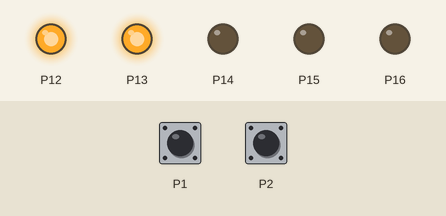
Simulated run of this program. Board: BBC micro:bit (MakeCode). On the bench: output pins drawn as LEDs (lit = HIGH). Dashed ring = blinking. Inputs (shaded band) come from the test bench; at power-on: P1 LOW, P2 LOW.

Above: at 1.2 s.
1.3 s: P1 pulled HIGH for 0.15 s
At 2.6 s:
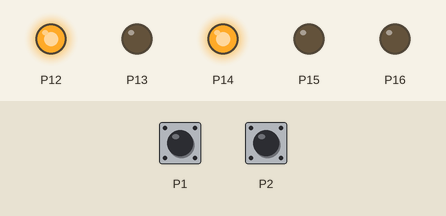
4.4 s: P2 pulled HIGH for 3.2 s
At 6.3 s:
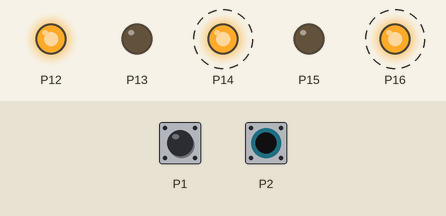
9.9 s: P2 pulled HIGH for 0.15 s
At 10.3 s:
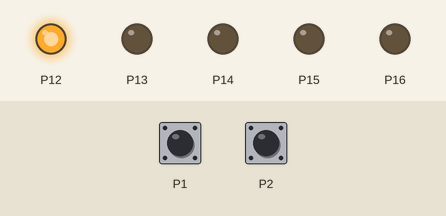
13.0 s: P2 pulled HIGH for 1 s
At 14.9 s:
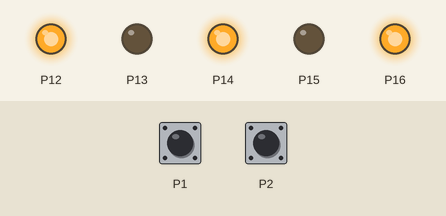
Timing chart, 0 to 16.5 s (numbered marks = the images above; inputs shaded):
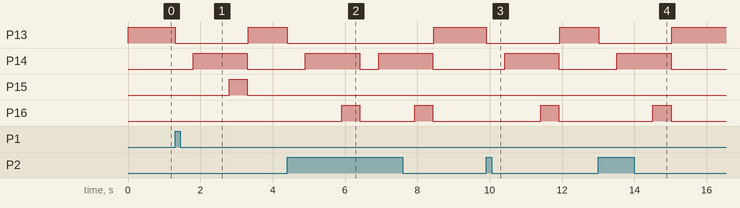

Measured:
- after the input at 1.3 s, P13: HIGH → LOW at once, → HIGH 2.0 s later; P14: LOW → HIGH after 0.50 s, → LOW 1.5 s later; P15: LOW → HIGH after 1.5 s, → LOW 0.50 s later
- after the input at 4.4 s, P13: HIGH → LOW at once, → HIGH 4.0 s later; P14: alternates HIGH for 1.5 s and LOW for 0.52 s, starting after 0.51 s; P16: alternates HIGH for 0.50 s and LOW for 1.5 s, starting after 1.5 s
- after the input at 9.9 s, P13: HIGH → LOW at once, → HIGH 2.0 s later; P14: LOW → HIGH after 0.51 s, → LOW 1.5 s later; P16: LOW → HIGH after 1.5 s, → LOW 0.50 s later
- after the input at 13.0 s, P13: HIGH → LOW at once, → HIGH 2.0 s later; P14: LOW → HIGH after 0.51 s, → LOW 1.5 s later; P16: LOW → HIGH after 1.5 s, → LOW 0.50 s later

The program:

main.ts
```typescript
function 右をむく () {
    pins.digitalWritePin(DigitalPin.P15, 0)
    pins.digitalWritePin(DigitalPin.P16, 1)
}
function 左をむく () {
    pins.digitalWritePin(DigitalPin.P15, 1)
    pins.digitalWritePin(DigitalPin.P16, 0)
}
function 止まる () {
    pins.digitalWritePin(DigitalPin.P13, 0)
    pins.digitalWritePin(DigitalPin.P14, 0)
    pins.digitalWritePin(DigitalPin.P15, 0)
    pins.digitalWritePin(DigitalPin.P16, 0)
}
function 後ろにすすむ () {
    pins.digitalWritePin(DigitalPin.P13, 0)
    pins.digitalWritePin(DigitalPin.P14, 1)
}
function 前にすすむ () {
    pins.digitalWritePin(DigitalPin.P13, 1)
    pins.digitalWritePin(DigitalPin.P14, 0)
}
pins.digitalWritePin(DigitalPin.P12, 1)
basic.forever(function () {
    if (pins.digitalReadPin(DigitalPin.P1) == 1) {
        止まる()
        basic.pause(500)
        後ろにすすむ()
        basic.pause(1000)
        左をむく()
        basic.pause(500)
        止まる()
    } else if (pins.digitalReadPin(DigitalPin.P2) == 1) {
        止まる()
        basic.pause(500)
        後ろにすすむ()
        basic.pause(1000)
        右をむく()
        basic.pause(500)
        止まる()
    } else {
        前にすすむ()
    }
})
```

test.ts
```typescript
// テストはここに来ます。このパッケージが拡張機能として使用されるときにはコンパイルされません。
```
